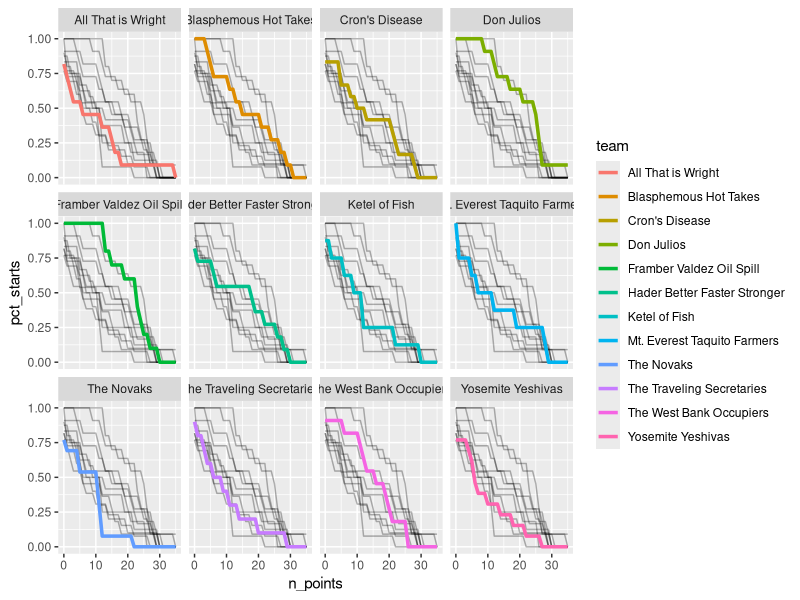

This figure's R source:
library(tidyverse)
library(ggridges)

df_daily <- read_csv('data/stats/2023/daily_stats_2023.csv')
teams <- read_csv('data/stats/2023/teams_2023.csv')

df_pcts <- 
  df_daily %>% 
  filter(in_lineup) %>% 
  filter(start) %>% 
  group_by(team_id) %>% 
  reframe('n_points' = 0:35, 
          'pct_starts' = map_dbl(0:35, ~mean(points >= .x))) %>% 
  inner_join(teams)

ggplot(df_pcts, aes(x = n_points, y = pct_starts)) + 
  facet_wrap(~team) +
  geom_line(data = select(df_pcts, -team), aes(group = team_id), alpha = 0.3) + 
  geom_line(aes(group = team_id, col = team), lwd = 1.2)

